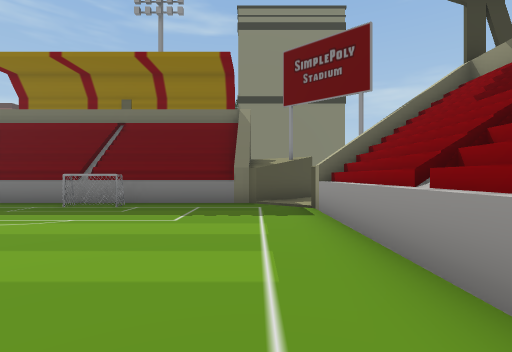
[1] (above)

24 first-person views from a walk through a 3-D level made in the Unity game engine. The camera is 1.5 m above the floor, looks level and sees 85° across. The floor is counted in squares, 2 m on a side. Each view is taken from the middle of a square. On the plan, view 1 faces up. The plan holds only what a view shows up to about 10 squares ahead; the rest is blank. The place goes on beyond the plan. Some animated figures are not drawn. Some surface patterns are stand-ins.

[2]
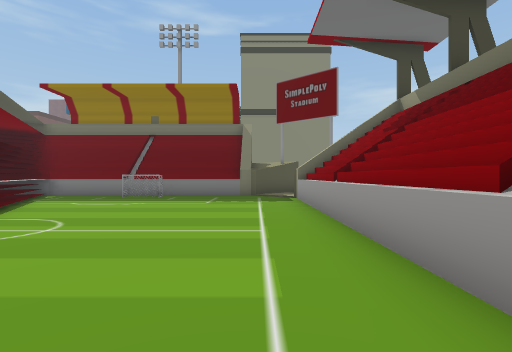

[3]
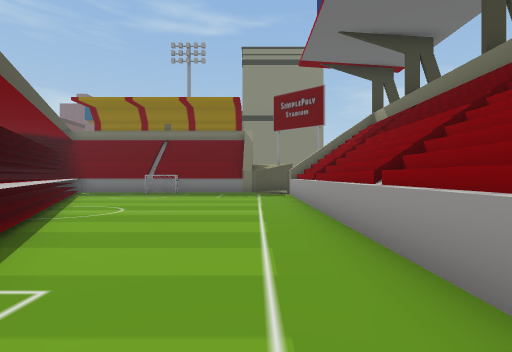

[4]
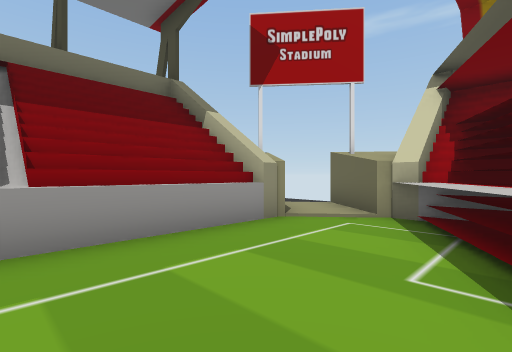

[5]
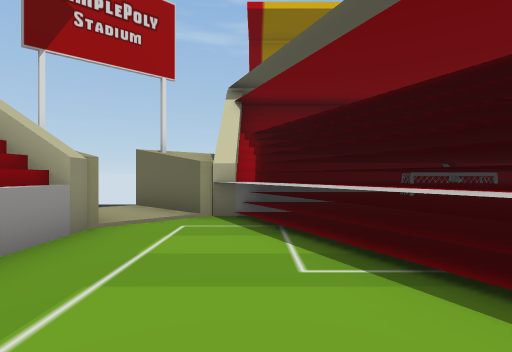

[6]
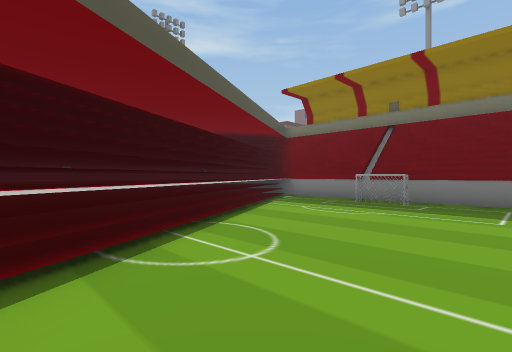

[7]
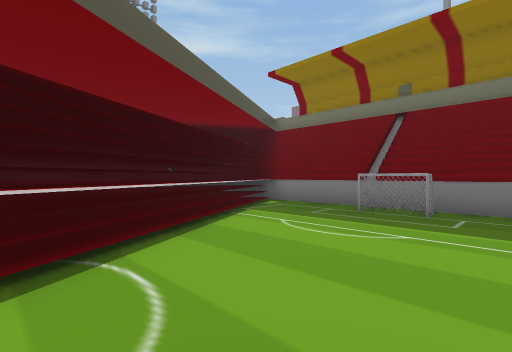

[8]
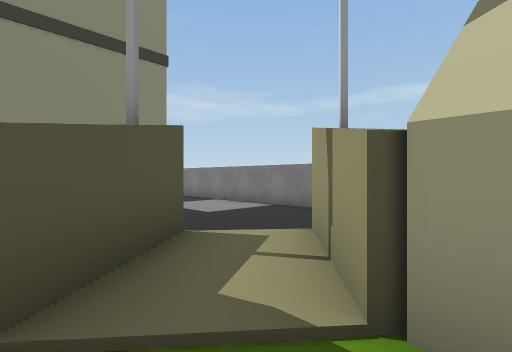

[9]
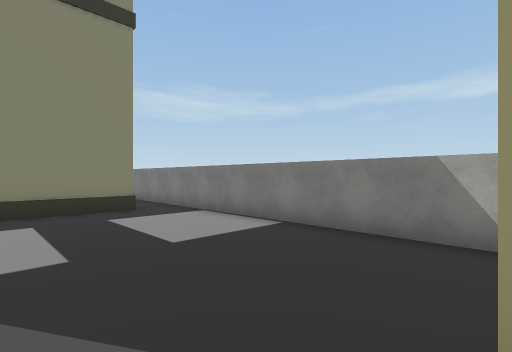

[10]
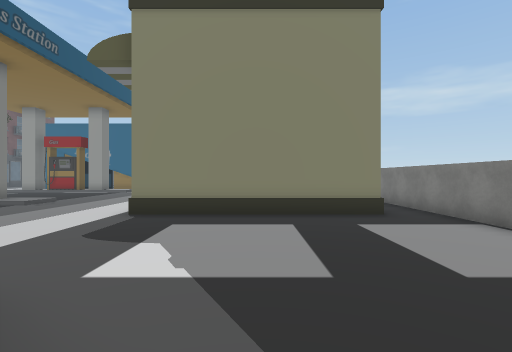

[11]
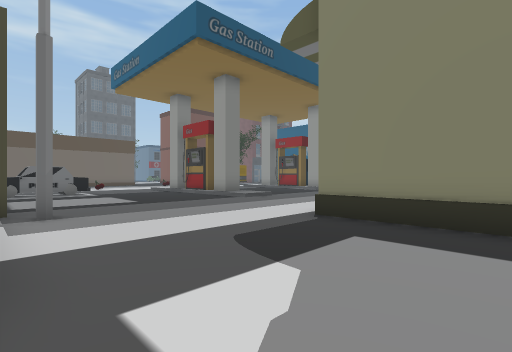

[12]
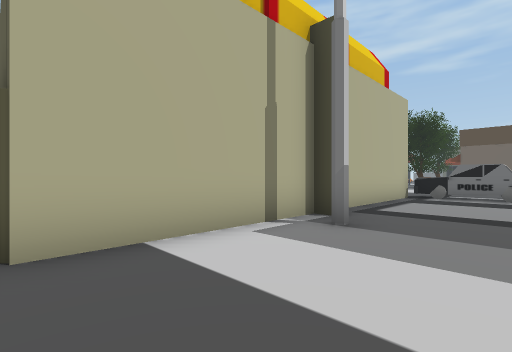

[13]
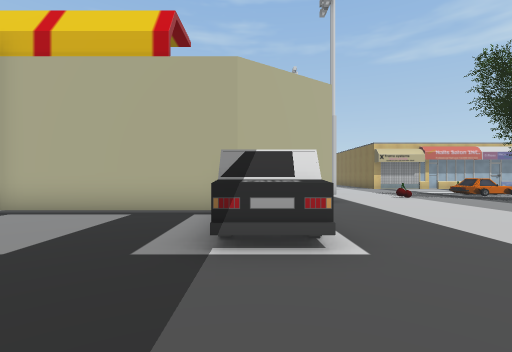

[14]
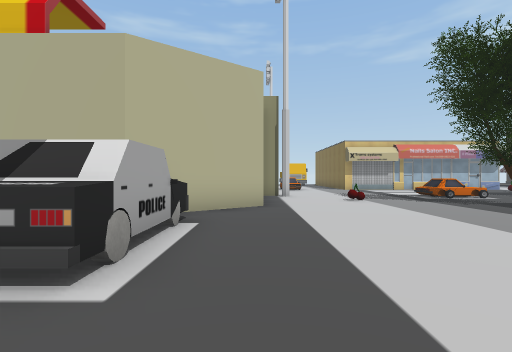

[15]
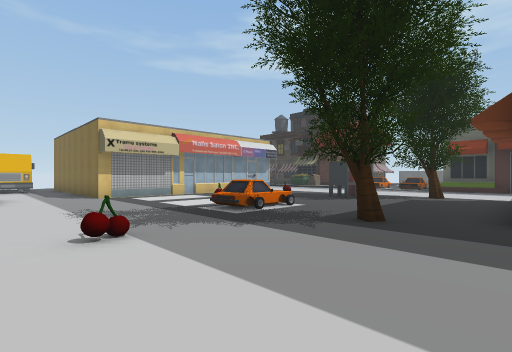

[16]
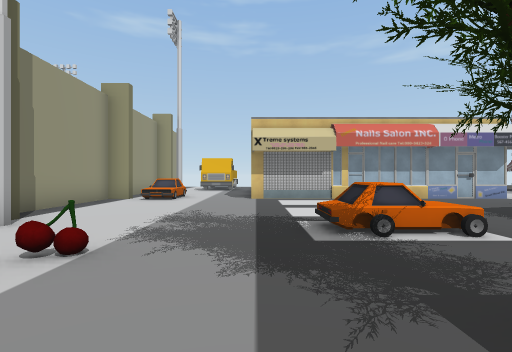

[17]
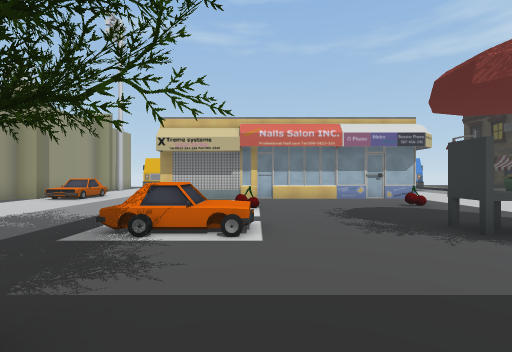

[18]
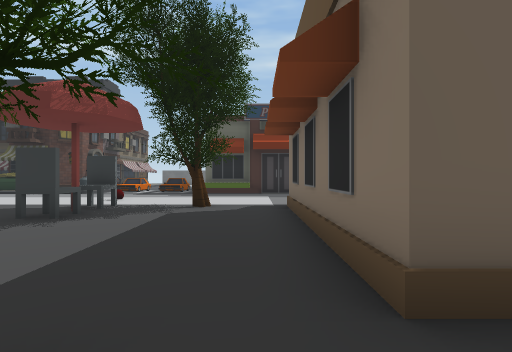

[19]
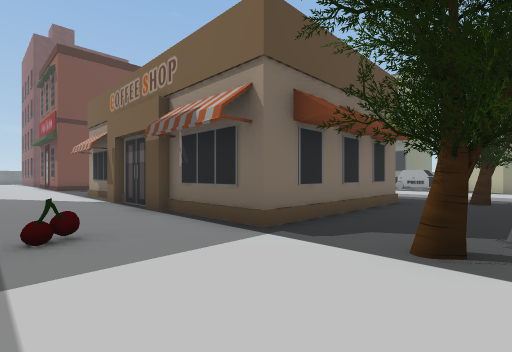

[20]
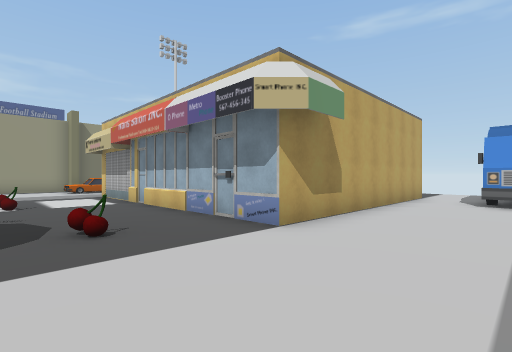

[21]
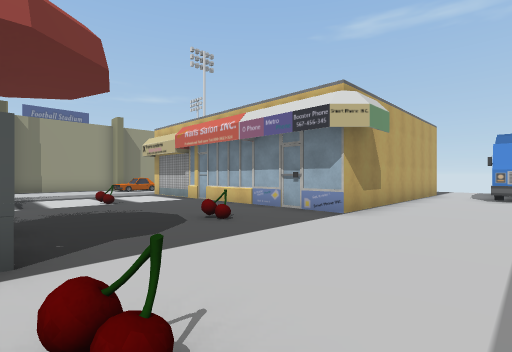

[22]
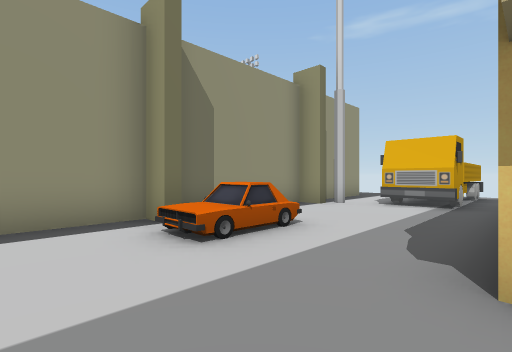

[23]
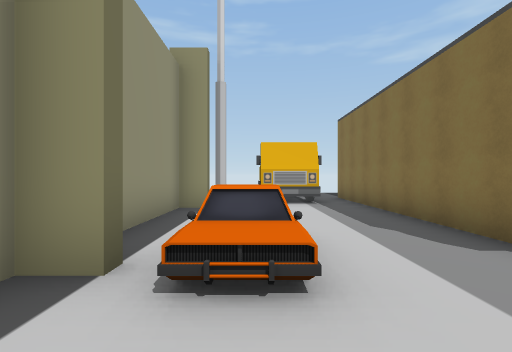

[24]
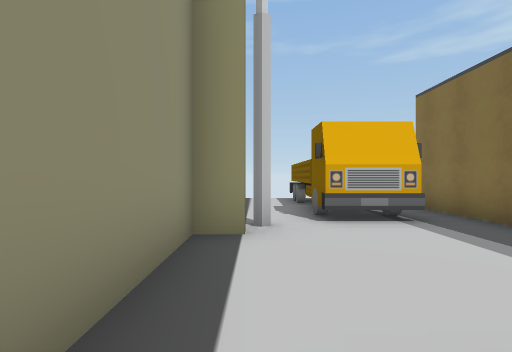

### Floor plan
Key: @ floor where view 1 was taken; # wall or solid block; . main floor; : floor 0.25 m higher than the main floor; + floor 0.75 m higher than the main floor; / step, stairs or slope; ^ raised ledge; B building; T tree; C car; R truck; O other object.
Columns run from 29 left of view 1 to 7 right of it. Each row starts with its distance up from view 1.
 19  ..#                  ///..         #
 18  ..#                  #:/...B      .#
 17 ...#              .    .....B      .#
 16 ...#            ....  ......BBBBBBB.#
 15 ...#           .....................#
 14 ...#          ....^.................#
 13 ...#         .....#.................#
 12 .O.#        ......#.................#
 11 ...######.........^##########.......#
 10 ..................#         ##......#
  9 ...# ....T......###          ##/....#
  8 ...# ...........     #########::#...#
  7 .............O..     #:::#:::::##
  6 .O.OOO...^^....##    #^::::::::#
  5 ................#    ##::::::::#
  4 ........O.......#    ##^:::::::#
  3 ....O...........#     ##:::::::#
  2 ................#     ##^::::::#
  1 ..............+.#      ##::::::#
  0 ...#########..C.#      ##^:::@:#
 -1 ...#       #....#       ##:::::#
 -2 ...#       #....#         ^::::#
 -3 ...#       #....#         #^:::#
 -4 ...#       #...##        ##^:::#
 -5 OO.#       #.RR #         ##^::#
 -6 OO.#       #.RR           ##^#::
 -7   ..        .RR            ####:
 -8             .RR               #
 -9             .RR

Positions as (right, up) in squares from view 1, and headings:
1: (0, 0), facing up
2: (0, -3), facing up
3: (0, -5), facing up
4: (-2, -1), facing down-right
5: (-1, -1), facing down
6: (-1, -1), facing up-left
7: (-2, 1), facing up-left
8: (0, 6), facing up-right
9: (2, 8), facing up-right
10: (2, 9), facing up
11: (2, 11), facing up-left
12: (0, 14), facing down-left
13: (-11, 17), facing down
14: (-13, 16), facing down
15: (-15, 11), facing down-left
16: (-18, 10), facing down
17: (-21, 10), facing down
18: (-19, 10), facing left
19: (-29, 8), facing up-right
20: (-29, 4), facing down-right
21: (-29, 6), facing down-right
22: (-18, 3), facing down-right
23: (-15, 3), facing down
24: (-14, 0), facing down
